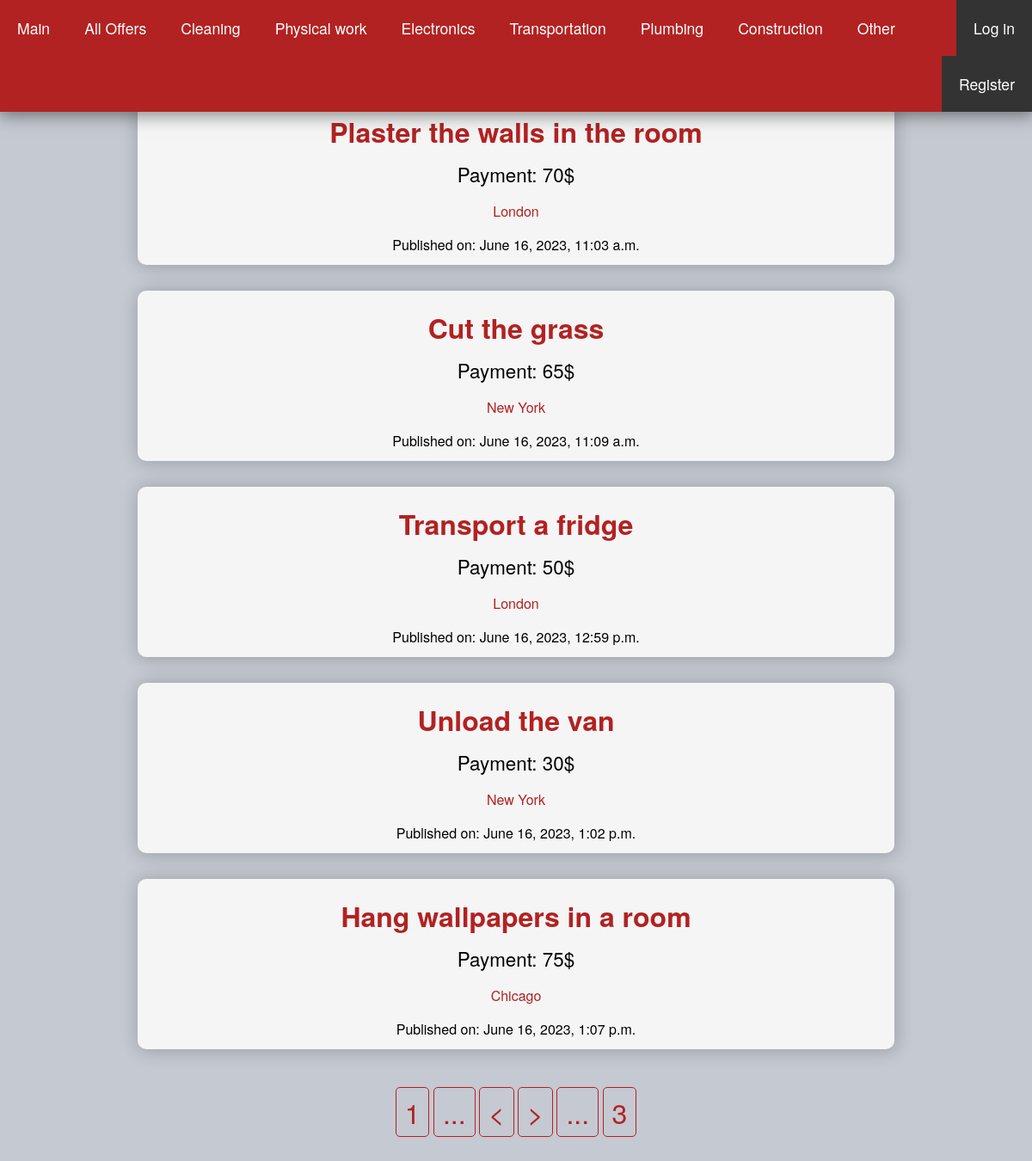
Screenshot of /offers/?page=2 with the database file from the repository.
### job_app/models.py (models this page shows, shortened)
class Offer(models.Model):
    OFFER_CATEGORY = [('pl', 'plumbing'), ('el', 'electronics'), ('pw', 'physical work'),
                      ('cl', 'cleaning'), ('tr', 'transportation'), ('co', 'construction'),  ('ot', 'other')]
    title = models.CharField(blank=False, max_length=100)
    description = models.TextField(blank=False, max_length=500)
    category = models.CharField(blank=False, max_length=2, choices=OFFER_CATEGORY)
    payment = models.PositiveBigIntegerField(blank=False, default=0)
    city = models.CharField(blank=False, max_length=50, default="")
    issued = models.DateTimeField()
    phone = models.PositiveBigIntegerField(blank=False)
    user_id = models.CharField(blank=False, max_length=100, default="")

### job_app/views.py (the view)
# urls.py: path("offers/", app_views.offers, name="offers"),
def offers(request):
    offers = Offer.objects.all()
    paginator = Paginator(offers, 5)
    page_number = request.GET.get('page')
    page_obj = paginator.get_page(page_number)
    context = {'page_obj': page_obj, 'offers': offers}
    return render(request, "offers.html", context)

### job_app/templates/offers.html
{% extends "base.html" %}
{% block content %}
    <body class="offer">
    {% for offer in page_obj.object_list %}
        <div class="card-container">
            <a href="{% url 'offer' offer.id %}" class="title-link">
                <h2 class="title">{{ offer.title }}</h2>
            </a>
            <p class="payment">Payment: {{ offer.payment }}$</p>
            <p class="city">{{ offer.city }}</p>
            <p class="issued">Published on: {{ offer.issued }}</p>
        </div>
    {% endfor %}
    </body>
    <footer>
        {% if page_obj %}
            <div class="pagination">
                {% if page_obj.has_previous %}
                    <a href="?page=1">1</a>
                    <a href="?page={{ page_obj.previous_page_number }}">...</a>
                    <a href="?page={{ page_obj.previous_page_number }}"><</a>
                {% endif %}
                {% if page_obj.has_next %}
                    <a href="?page={{ page_obj.next_page_number }}">></a>
                    <a href="?page={{ page_obj.next_page_number }}">...</a>
                    <a href="?page={{ page_obj.paginator.num_pages }}">{{ page_obj.paginator.num_pages }}</a>
                {% endif %}
            </div>
        {% endif %}
    </footer>
{% endblock %}

### job_app/static/job_app/style/style.css (style rules this page uses)
body.offer { padding: 0; margin: 0; font-family: Helvetica Neue, Arial, sans-serif; text-align: center; background-color: #c5c9d2; }
.card-container { width: 70%; background-color: whitesmoke; margin: 30px auto; padding: 20px 20px 12px 20px; text-align: center; box-shadow: 1px 1px 20px 2px rgba(0, 0, 0, 0.2); border-radius: 10px; }
a { text-decoration: none; }
.title { color: firebrick; font-size: 2rem; margin: 0; }
.payment { font-size: 1.4rem; color: black; margin: 10px 0; }
.city { color: firebrick; }
.issued { margin: 0; color: black; }
.pagination { margin: 50px auto; }
.pagination a { color: firebrick; font-size: 2rem; padding: 5px 10px; text-decoration: none; border: 1px solid firebrick; border-radius: 5px; }

### rows the page displays
Offer: title "Plaster the walls in the room", payment "70", city "London", issued "June 16, 2023, 11:03 a.m."
Offer: title "Cut the grass", payment "65", city "New York", issued "June 16, 2023, 11:09 a.m."
Offer: title "Transport a fridge", payment "50", city "London", issued "June 16, 2023, 12:59 p.m."
Offer: title "Unload the van", payment "30", city "New York", issued "June 16, 2023, 1:02 p.m."
Offer: title "Hang wallpapers in a room", payment "75", city "Chicago", issued "June 16, 2023, 1:07 p.m."

### other values shown
{{ page_obj.paginator.num_pages }} "3"
